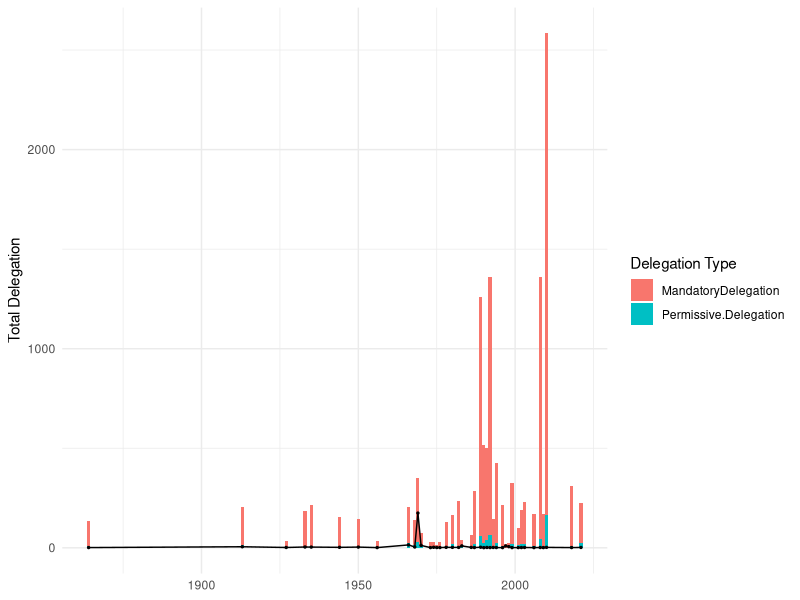

The R script that drew this image:
library(tidyverse)

delegation_data <- 
  read_csv("script_2_output/script_2_count_dates.csv") |> 
  pivot_longer(cols = c(MandatoryDelegation, Permissive.Delegation), 
               names_to = "delegation_type", 
               values_to = "total_delegation")

delegation_avg <- delegation_data |> 
  group_by(year) |> 
  summarize(avg_delegation = mean(total_delegation))

delegation_data |>
  group_by(year) |> 
  ggplot(aes(x = year, y = total_delegation)) +
  geom_col(aes(fill = delegation_type), width = 1) +
  geom_point(data = delegation_avg, aes(x = year, y = avg_delegation), color = "black", size = 0.5) +
  geom_line(data = delegation_avg, aes(x = year, y = avg_delegation)) +
  labs(x = NULL,
       y = "Total Delegation",
       fill = "Delegation Type") +
  theme_minimal()
